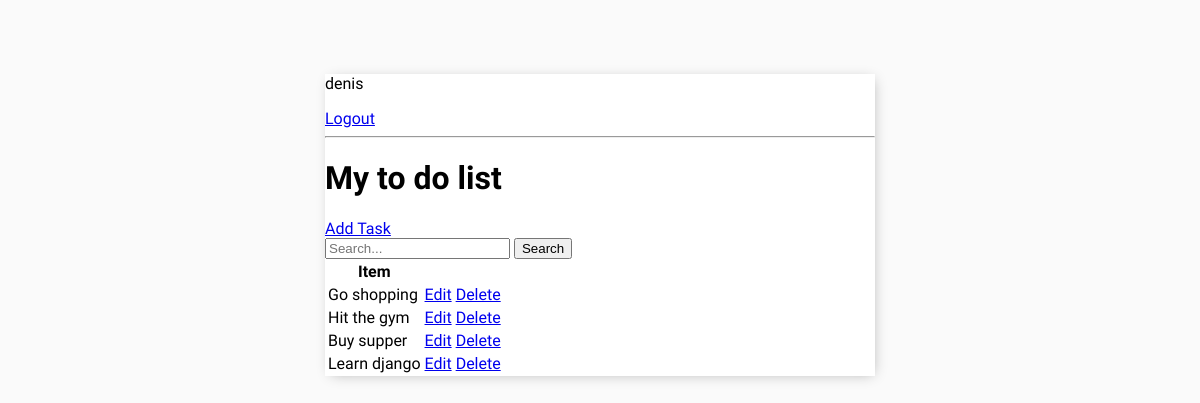
Page / (signed in) on the earlier database version.
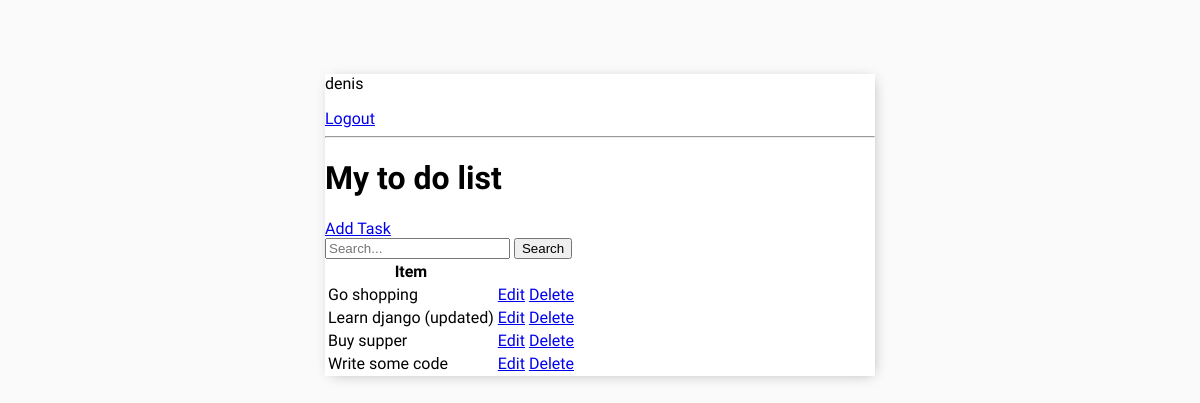
Same page on the later database version.
### base/models.py (models this page shows, shortened)
class Task(models.Model):
    user = models.ForeignKey(
        User, on_delete=models.CASCADE, null=True, blank=True)
    title = models.CharField(max_length=200)
    description = models.TextField(null=True, blank=True)
    complete = models.BooleanField(default=False)
    create = models.DateTimeField(auto_now_add=True)
    class Meta:
        ordering = ['complete']

### base/views.py (the view)
# urls.py: path('', TaskList.as_view(), name='tasks'),
class TaskList(LoginRequiredMixin, ListView):
    model = Task
    context_object_name = 'tasks'
    def get_context_data(self, **kwargs):
        context = super().get_context_data(**kwargs)
        context['tasks'] = context['tasks'].filter(user=self.request.user)
        context['count'] = context['tasks'].filter(complete=False).count()
        search_input = self.request.GET.get('search') or ''
        if search_input:
            context['tasks'] = context['tasks'].filter(
                title__startswith=search_input)
        context['search_input'] = search_input
        return context

### base/templates/base/task_list.html
{% extends 'base/main.html' %}
{% block content %}
{%if request.user.is_authenticated%}
<p>{{request.user}}</p>
<a href="{% url 'logout' %}">Logout</a>
{%else%}
<a href="{% url 'login' %}">Login</a>
{%endif%}
<hr>
<h1>My to do list {{color}}</h1>
<a href="{% url 'create-task' %}">Add Task</a>
<form method="GET">
  <input type="text" name="search" placeholder="Search..." value="{{search_input}}"  />
  <input type="submit" value="Search" />
</form>
<table>
  <tr>
    <th>Item</th>
    <th></th>
    <th></th>
  </tr>
  {% for task in tasks %}
  <tr>
    <td>{{ task.title }}</td>
    <td> <a href="{% url 'update-task' task.id%}">Edit</a></td>
    <td> <a href="{% url 'delete-task' task.id%}">Delete</a></td>
  </tr>
  {%empty%}
  <h3>No items in list</h3>
  {% endfor %}
</table>
{% endblock content %}

### base/templates/base/main.html (shortened to what this page needs)
<!DOCTYPE html>
<html>
  <head>
  </head>
  <body>
    <div class="container">{% block content %} {% endblock content %}</div>
  </body>
</html>

### base/templates/base/main.html (style rules this page uses)
body { background-color: #FAFAFA; font-family: 'Sono', sans-serif; padding-top: 50px; }
.container { max-width: 550px; margin: auto; background-color: white; -webkit-box-shadow: 2px 2px 13px -4px rgba(0,0,0,0.3); box-shadow: 2px 2px 13px -4px rgba(0,0,0,0.3); }

Differences in the rows shown:
removed Task: title "Hit the gym"
changed Task: title "Learn django" → "Learn django (updated)"; moves up the list
added Task: title "Write some code"
